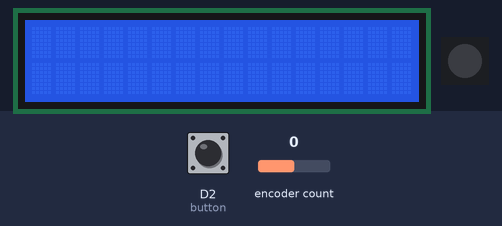
Bench run of a program on a simulated CircuitPython board. Parts: 16×2 character LCD, 1 RGB LEDs in strip order, left to right. Inputs (shaded band) come from the test bench; at power-on: D2 (button) HIGH, encoder count 0. Dim RGB values are drawn brighter than linear; library files of the repository ran but are not shown: lcd.py, i2c_pcf8574_interface.py; what the program prints to the serial console is not drawn.

Above: at 1.2 s.
1.3 s: D2 (button) pulled LOW for 0.15 s
At 2.5 s:
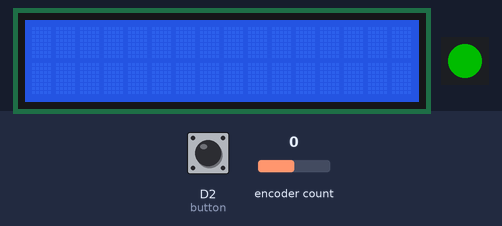
2.9 s: encoder count set to 1
At 3.3 s:
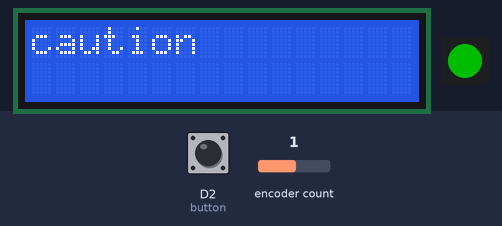
4.4 s: encoder count set to 2
At 5.6 s:
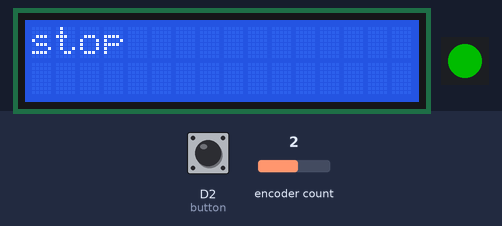
5.9 s: D2 (button) pulled LOW for 1 s
At 6.2 s:
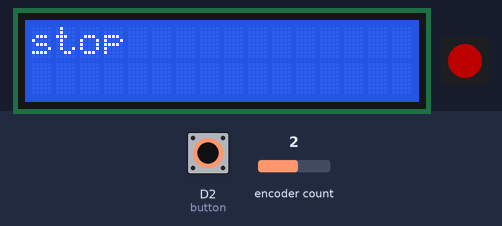
8.4 s: encoder count set to 3
At 9.6 s:
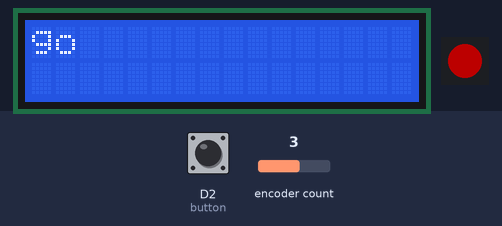
9.9 s: D2 (button) pulled LOW for 0.15 s
At 10.4 s:
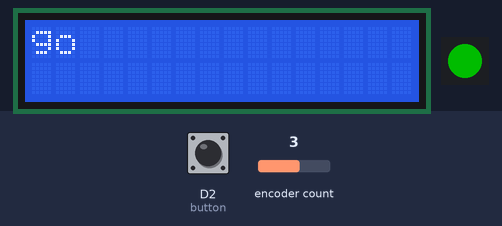
Timing chart, 0 to 12.5 s (numbered marks = the images above; inputs shaded):
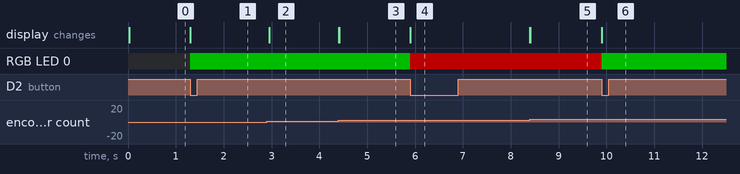

Measured:
- after the input at 1.3 s, RGB LED 0: off → RGB(0, 76, 0) at once
- after the input at 2.9 s, the display: changes after 0.05 s (image 2)
- after the input at 4.4 s, the display: first changes at once (image 3 shows a later state)
- after the input at 5.9 s, RGB LED 0: RGB(0, 76, 0) → RGB(76, 0, 0) at once
- after the input at 8.4 s, the display: first changes at once (image 5 shows a later state)
- after the input at 9.9 s, RGB LED 0: RGB(76, 0, 0) → RGB(0, 76, 0) at once

The program:

encoder.py
```python
import rotaryio
import digitalio
import board
import neopixel
from lcd.lcd import LCD
from lcd.i2c_pcf8574_interface import I2CPCF8574Interface

#setting up inputs & outputs
encoder = rotaryio.IncrementalEncoder(board.D4, board.D3, divisor=2)
lcd = LCD(I2CPCF8574Interface(board.I2C(), 0x27), num_rows=2, num_cols=16)
led = neopixel.NeoPixel(board.NEOPIXEL, 1, brightness=0.3)
button = digitalio.DigitalInOut(board.D2) #button built into encoder

button.direction = digitalio.Direction.INPUT
button.pull = digitalio.Pull.UP
buttonPressed = False #for debouncing

menuItems = ["go", "caution", "stop"]
colorList = {"go": (0,255,0), "caution": (255,255,0), "stop": (255,0,0)} #green, yellow, & red
lastIndex = 0
currentIndex = 0

while True:
    if not button.value and not buttonPressed:
        print("Button Pressed")
        buttonPressed = True
        led[0] = colorList[menuItems[currentIndex%3]]
    if button.value and buttonPressed:
        print("Button Released")
        buttonPressed = False

    currentIndex = encoder.position
    if not lastIndex == currentIndex:
        lcd.clear()
        lcd.print(menuItems[currentIndex%3])
        lastIndex = currentIndex
```
